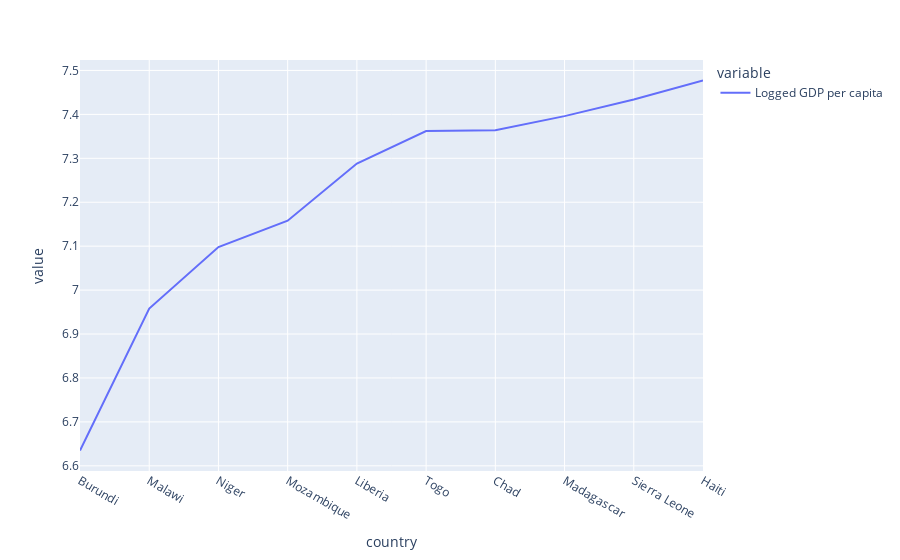

Notebook source saved alongside this figure:
### Code cell
px.line(last_gdp)

### Figure 1 — Plotly figure (JSON) as saved in the notebook; plotly's stock layout.template omitted (floating-point values rounded to 4 significant figures)
{"data": [{"hovertemplate": "variable=Logged GDP per capita<br>country=%{x}<br>value=%{y}<extra></extra>", "legendgroup": "Logged GDP per capita", "line": {"color": "#636efa", "dash": "solid"}, "mode": "lines", "name": "Logged GDP per capita", "orientation": "v", "showlegend": true, "type": "scatter", "x": ["Burundi", "Malawi", "Niger", "Mozambique", "Liberia", "Togo", "Chad", "Madagascar", "Sierra Leone", "Haiti"], "xaxis": "x", "y": [6.635, 6.958, 7.098, 7.158, 7.288, 7.362, 7.364, 7.396, 7.434, 7.477], "yaxis": "y"}], "layout": {"legend": {"title": {"text": "variable"}, "tracegroupgap": 0}, "margin": {"t": 60}, "xaxis": {"anchor": "y", "domain": [0, 1], "title": {"text": "country"}}, "yaxis": {"anchor": "x", "domain": [0, 1], "title": {"text": "value"}}}}
